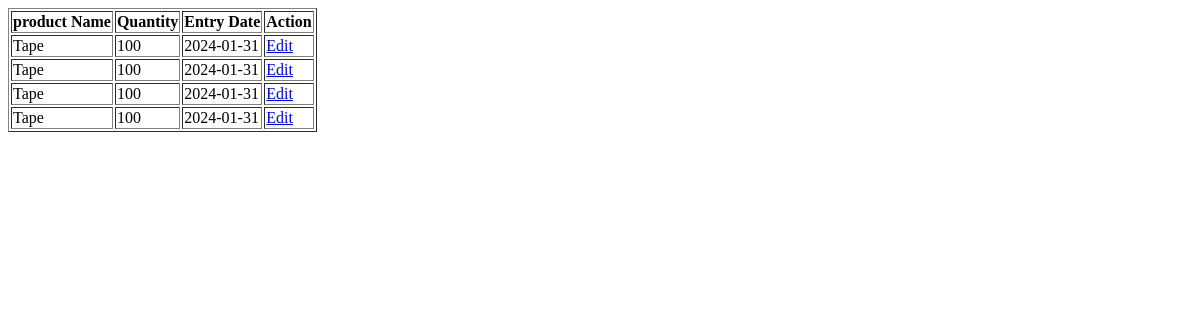
The page /list_of_entry_product.php on the database as committed earlier.
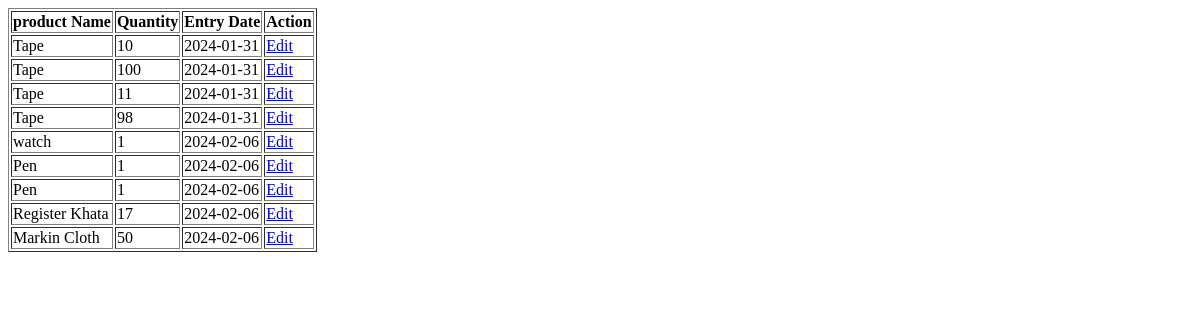
The same page on the database as committed later.
### tables this page shows
CREATE TABLE `store_product` (
  `store_product_id` int(11) NOT NULL,
  `store_product_name` int(10) NOT NULL,
  `store_product_quantity` int(11) NOT NULL,
  `store_product_entrydate` varchar(10) NOT NULL
);

### list_of_entry_product.php (the view, shortened to what this page needs)
<?php
$conn = new mysqli("localhost","root","","store_db");
?>
<!DOCTYPE html>
<html>
<head>
</head>
<body>
<?php
	$sql1 = "SELECT * FROM product";
	$query1=$conn->query($sql1);
	$data_list= array();
	while($data1=mysqli_fetch_assoc($query1))
	{
		$product_id=$data1['product_id'];
		$product_name=$data1['product_name'];
		$data_list[$product_id]=$product_name;
	}
	$sql = "SELECT * FROM store_product";
	$query=$conn->query($sql);
	echo "<table border='1'>
	<tr><th>product Name</th><th>Quantity</th><th>Entry Date</th><th>Action</th></tr>";
	while($data=mysqli_fetch_assoc($query))
	{
		$store_product_id= $data['store_product_id'];
		$store_product_name= $data['store_product_name'];
		$store_product_quantity=$data['store_product_quantity'];
		$store_product_entrydate= $data['store_product_entrydate'];
	echo "<tr>
	<td>$data_list[$store_product_name]</td>
	<td>$store_product_quantity</td>
	<td>$store_product_entrydate</td>
	<td><a href='edit_store_product.php?id=$store_product_id'>Edit</a></td>
	</tr>";
	}
	echo "</table>";
?>
</body>
</html>

Rows that differ between the two databases and show on the page:
changed store_product (number 1 of 9 on the later page): store_product_quantity "100" → "10"
changed store_product (number 3 of 9 on the later page): store_product_quantity "100" → "11"
changed store_product (number 4 of 9 on the later page): store_product_quantity "100" → "98"
added store_product: store_product_name "watch", store_product_quantity "1", store_product_entrydate "2024-02-06"
added store_product: store_product_name "Pen", store_product_quantity "1", store_product_entrydate "2024-02-06"
added store_product: store_product_name "Pen", store_product_quantity "1", store_product_entrydate "2024-02-06"
added store_product: store_product_name "Register Khata", store_product_quantity "17", store_product_entrydate "2024-02-06"
added store_product: store_product_name "Markin Cloth", store_product_quantity "50", store_product_entrydate "2024-02-06"
